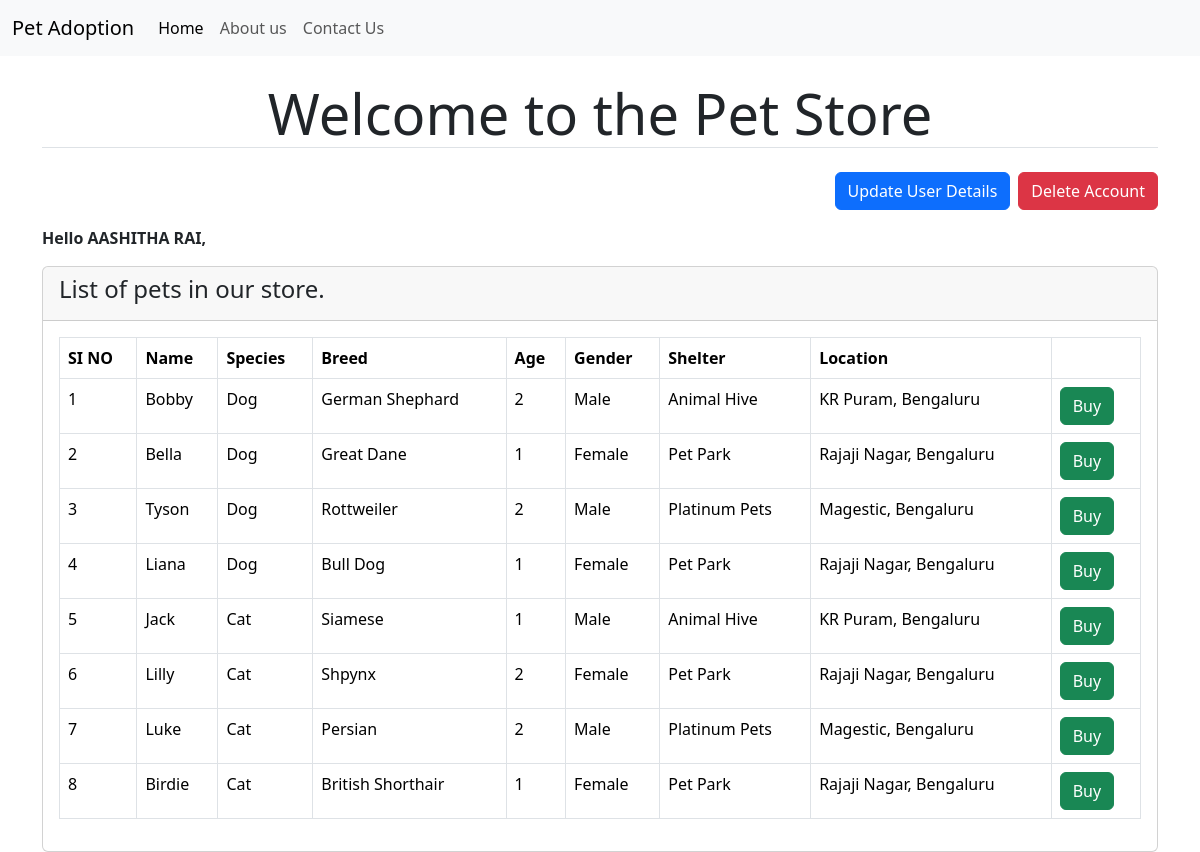
Page /pet-store (signed in) on the committed database.
### tables this page shows
CREATE TABLE customer (
    cust_id INTEGER PRIMARY KEY AUTOINCREMENT,
    cust_name TEXT,
    email TEXT,
    phone_no TEXT,
    local_address TEXT,
    password TEXT
);

CREATE TABLE pets (
    pet_id INTEGER PRIMARY KEY AUTOINCREMENT,
    name TEXT NOT NULL,
    species TEXT NOT NULL,
    breed_id INTEGER,
    gender TEXT NOT NULL,
    age INTEGER,
    shelter_id INTEGER,
    FOREIGN KEY(breed_id) REFERENCES breed(breed_id),
    FOREIGN KEY(shelter_id) REFERENCES shelter(shelter_id)
);

CREATE TABLE breed (
    breed_id INTEGER PRIMARY KEY AUTOINCREMENT,
    breed_name TEXT
);

CREATE TABLE shelter (
    shelter_id INTEGER PRIMARY KEY AUTOINCREMENT,
    shelter_name TEXT,
    location TEXT
);

### app.py (the view)
@app.route("/pet-store")
def pet_store():
    user = Auth().get_user_details(session.get("user-token"))
    pets = PetStore().get_pets()
    return render_template("store.html", pets = pets, user = user)

### database.py (called while the page is built)
    def get_user_details(self, email):
        user_details = self.cur.execute("SELECT * FROM CUSTOMER WHERE EMAIL = ?", (email,)).fetchone()
        return user_details

    def get_pets(self):
        return self.cur.execute(
            """SELECT P.PET_ID,  P.NAME, P.SPECIES, B.BREED_NAME, P.AGE, P.GENDER, S.SHELTER_NAME, S.LOCATION
            FROM PETS P, SHELTER S, BREED B
            WHERE P.BREED_ID = B.BREED_ID AND S.SHELTER_ID = P.SHELTER_ID;""").fetchall()

### templates/store.html
{% extends 'base.html' %}
{% block content %}
<h1 class="text-center my-4 display-4 border-bottom ">Welcome to the Pet Store</h1>
<div class="d-flex justify-content-end mb-3">
    <a href="{{ url_for('update_user') }}" class="btn btn-primary me-2">Update User Details</a><br>
    <a href="{{ url_for('delete_account') }}" class="btn btn-danger" onclick="return confirm('Are you sure you want to delete your account?')">Delete Account</a>
</div>
<p class="my-3"><b>Hello {{ user[1] }},</b></p>
<div class="card">
    <div class="card-header"><h4>List of pets in our store.</h4></div>
    <div class="card-body">
        <div class="table-responsive">
            <table class="table table-bordered">
                <tr>
                    <th>SI NO</th>
                    <th>Name</th>
                    <th>Species</th>
                    <th>Breed</th>
                    <th>Age</th>
                    <th>Gender</th>
                    <th>Shelter</th>
                    <th>Location</th>
                    <th></th>
                </tr>
                {% for pet in pets %}
                <tr>
                    <td>{{ pet[0]}}</td>
                    <td>{{ pet[1] }}</td>
                    <td>{{ pet[2] }}</td>
                    <td>{{ pet[3] }}</td>
                    <td>{{ pet[4] }}</td>
                    <td>{{ pet[5] }}</td>
                    <td>{{ pet[6] }}</td>
                    <td>{{ pet[7] }}</td>
                    <td><a href="{{url_for('cart', pet_id = pet[0] )}}" class="btn btn-success">Buy</a></td>
                </tr>
                {% endfor %}
            </table>
        </div>
  </div>
</div>
{% endblock content %}

### rows in the picture
customer: cust_name "AASHITHA RAI"
pets: pet_id "1", name "Bobby", species "Dog", breed_name "German Shephard", age "2", gender "Male", shelter_name "Animal Hive", location "KR Puram, Bengaluru"
pets: pet_id "2", name "Bella", species "Dog", breed_name "Great Dane", age "1", gender "Female", shelter_name "Pet Park", location "Rajaji Nagar, Bengaluru"
pets: pet_id "3", name "Tyson", species "Dog", breed_name "Rottweiler", age "2", gender "Male", shelter_name "Platinum Pets", location "Magestic, Bengaluru"
pets: pet_id "4", name "Liana", species "Dog", breed_name "Bull Dog", age "1", gender "Female", shelter_name "Pet Park", location "Rajaji Nagar, Bengaluru"
pets: pet_id "5", name "Jack", species "Cat", breed_name "Siamese", age "1", gender "Male", shelter_name "Animal Hive", location "KR Puram, Bengaluru"
pets: pet_id "6", name "Lilly", species "Cat", breed_name "Shpynx", age "2", gender "Female", shelter_name "Pet Park", location "Rajaji Nagar, Bengaluru"
pets: pet_id "7", name "Luke", species "Cat", breed_name "Persian", age "2", gender "Male", shelter_name "Platinum Pets", location "Magestic, Bengaluru"
pets: pet_id "8", name "Birdie", species "Cat", breed_name "British Shorthair", age "1", gender "Female", shelter_name "Pet Park", location "Rajaji Nagar, Bengaluru"
